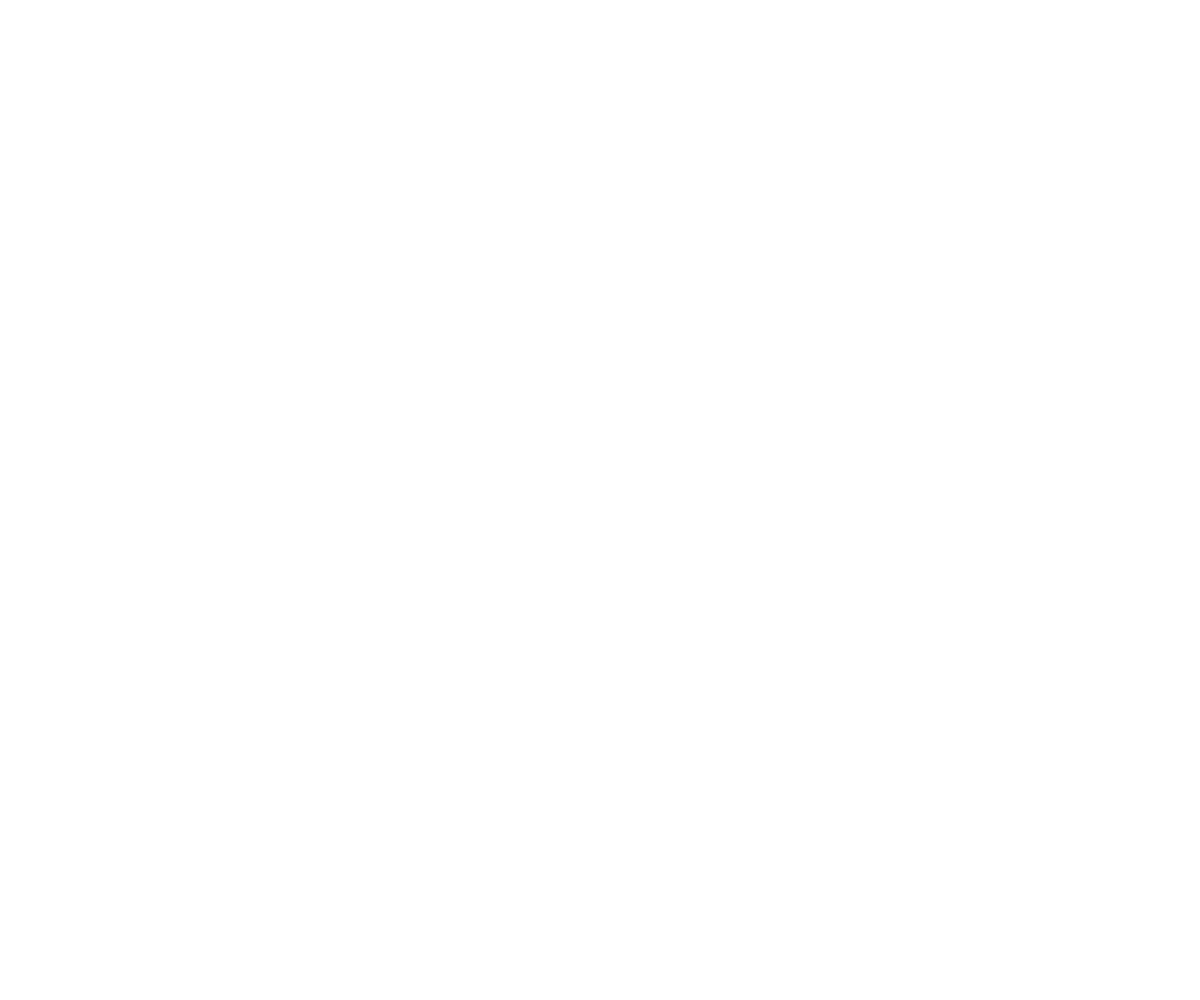
Frame 1 (no input)
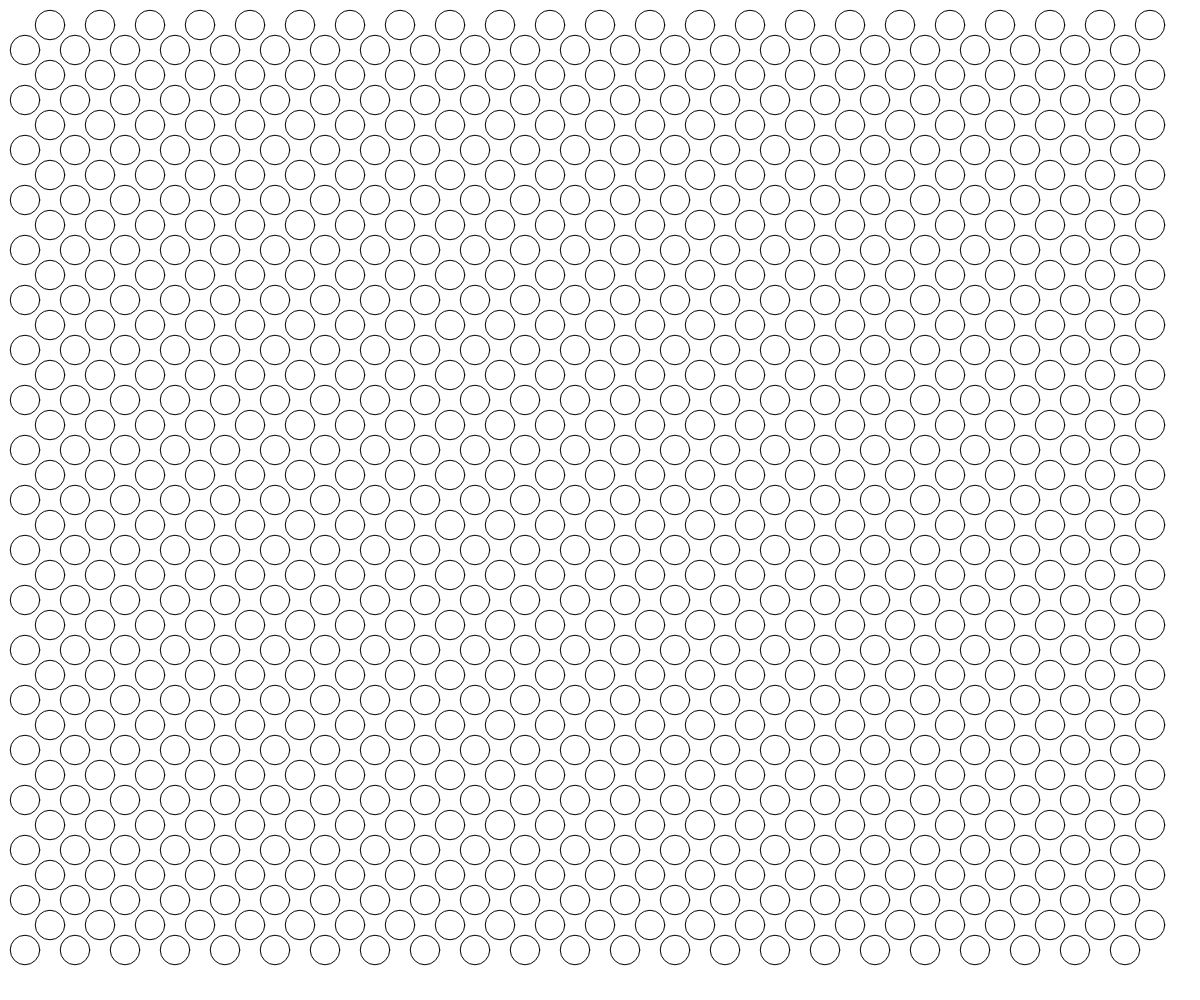
Frame 60 (no input)
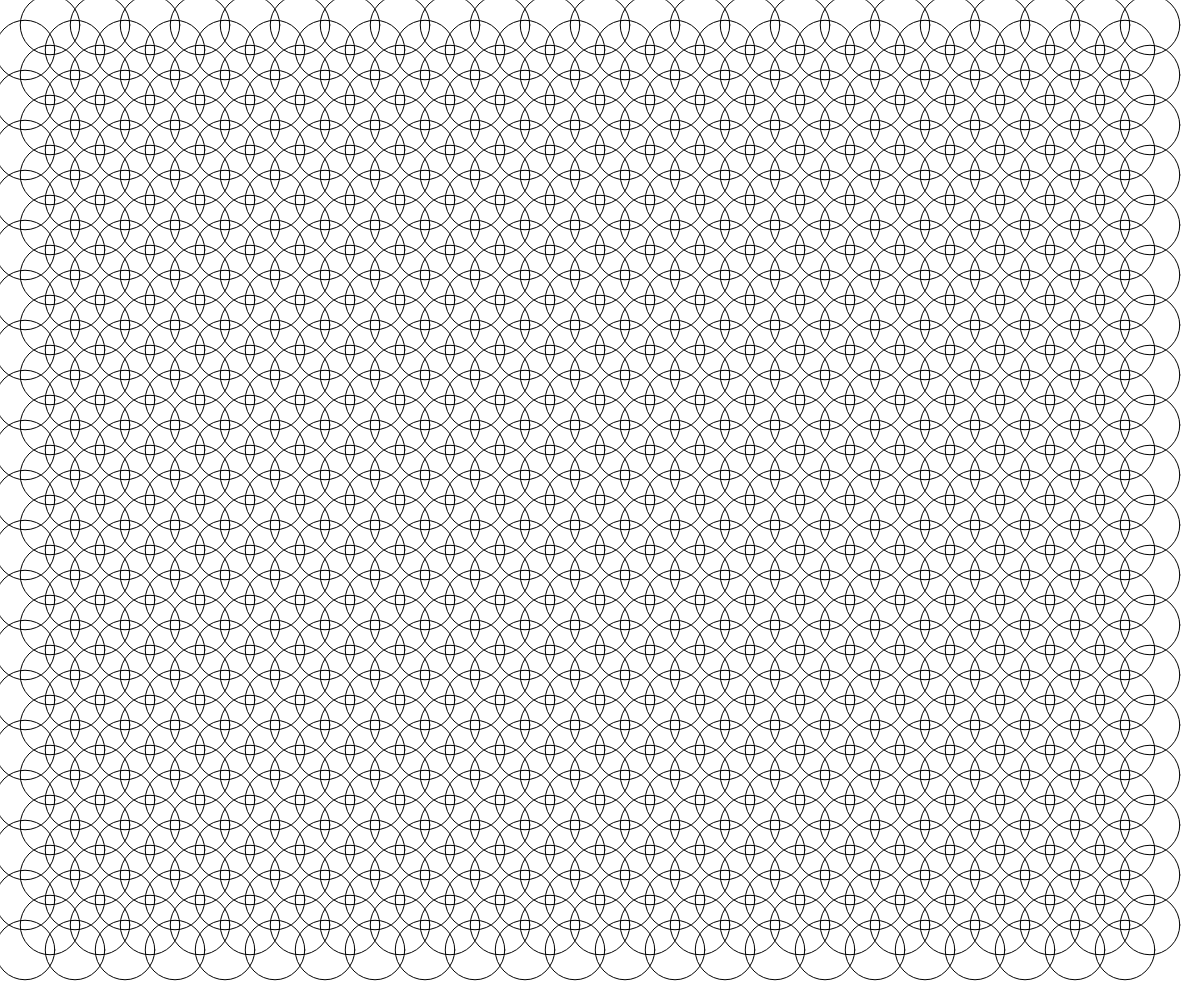
Frame 120 (the mouse pressed at the canvas centre since frame 60)

The p5.js sketch that drew these frames (run headless with seeded random() and noise() and a simulated clock; from frame 60 on, the mouse is pressed at the canvas centre):

// p5.js sketch
// ── sketch.js
//credit: http://www.openprocessing.org/sketch/228000
//sketch06
var r = 0;
var status = "up";

function setup() {
 createCanvas(windowWidth, windowHeight);   //create a drawing canvas
 noFill();
 frameRate(55);  //5 slow down
}

function draw() {
  background(255);
  for (var xcor = 0; xcor < width-50; xcor += 50){
    for (var ycor = 0; ycor < height-50; ycor += 50){
       drawSomething(xcor, ycor);
     }
  }

  //to keep increasing or decreasing the ellipses

  if (status == "up") {
  	r+=0.01;   //increase the size at a time
  }else{
  	r-=0.01;
  }

  //if it reaches certain size, change the direction
  if (r > 40){    //until r reaches a certain number, reset the status
   status = "down";
  }else if (r < 0) {
   status = "up";
  }
   console.log(r);
}

function drawSomething(x, y) {   // total horizontal ellipses (x axis = width/50); total vertical ellipses 19 (y axis = height/50) ) x2 ellipses (draw 2 ellipses at a time, see below)
  ellipse(x+50, y+25, 50*r, 50*r);
  ellipse(x+25, y+50, 50*r, 50*r);
}
